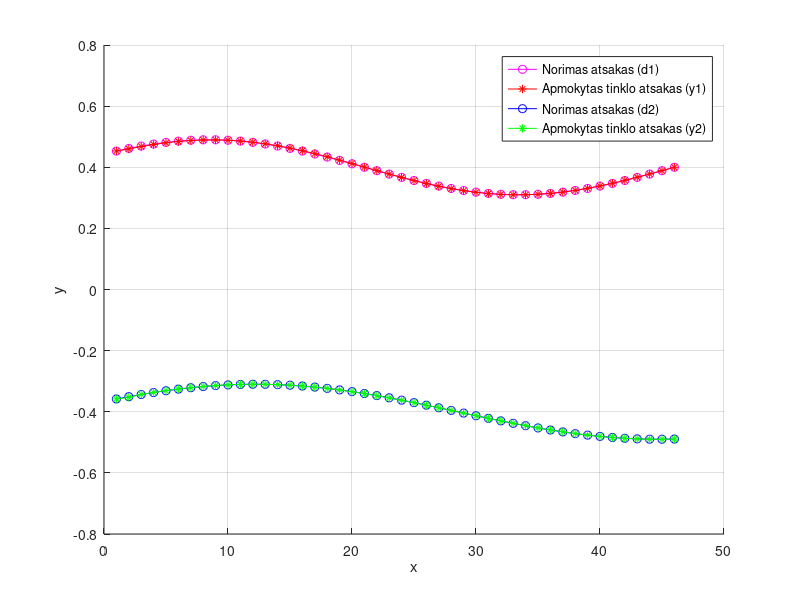
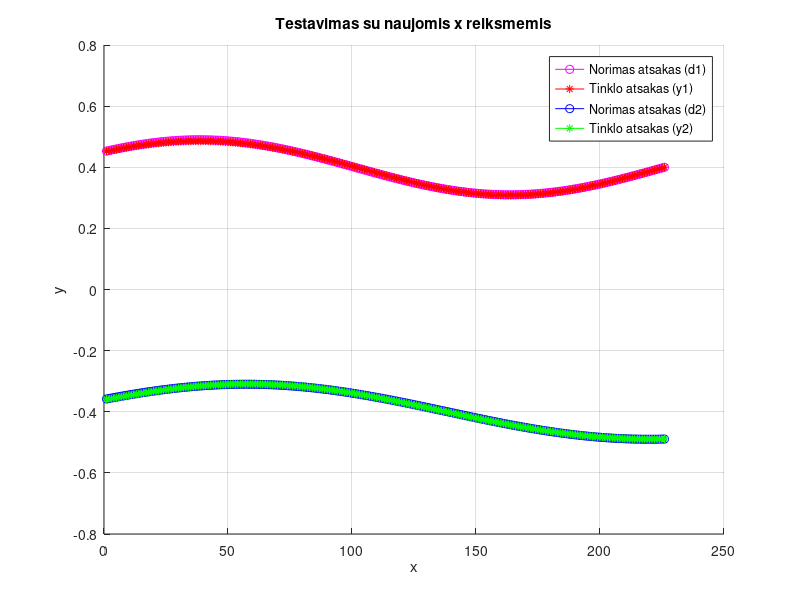

These figures' MATLAB source, in order:
clear all
clc

t=0.1:1/50:1;               % pagalbinis kintamasis
x1=sin(2*pi*t);             % 1 ivestis
x2=sin(2*pi*t/1.3);         % 2 ivestis
d1=(0.18*x1+0.8)/2;         % norimas 1 isejimo atsakas
d2=(0.3*(0.6*x2)-0.8)/2;    % norimas 2 isejimo atsakas

% pirmo sluoksnio svoriai.  w(sluoksnis)_(i neurona,is ivesties) ir b1_(neuronas)
for j = 1:3
    w1_(j,1)=randn(1);
    w1_(j,2)=randn(1);
    b1_(j)=randn(1);
end

% antro sluoksnio svoriai
w2_11=randn(1);
w2_12=randn(1);
w2_22=randn(1);
w2_23=randn(1);
b2_1=randn(1);
b2_2=randn(1);

% gristamojo rysio svoriai
w2_y1=randn(1);
w2_y2=randn(1);

%% mokymas
eta = 0.3;      % mokymo zingsnis
epoch=1000;     % epochu skaicius

for mok=1:epoch

    % y1_prev, y2_prev == y1(n-1), y2(n-1) grizatamojo rysio reiksmes
    y1_prev=0;
    y2_prev=0;

    for k=1:length(x1)
        
        %Apskaiciuojamos pirmo sluoksnio svertinos sumos
        for j = 1:3
            v1_(j)=w1_(j,1)*x1(k)+w1_(j,2)*x2(k)+b1_(j); 
            y1_(j)=v1_(j);
        end
        
        %Apskaiciuojamos antro sluoksnio svertinos sumos su gristamuoju
        %rysiu
        v2_1=y1_(1)*w2_11+y1_(2)*w2_12+y1_prev*w2_y1+b2_1;
        v2_2=y1_(2)*w2_22+y1_(3)*w2_23+y2_prev*w2_y2+b2_2;

        % tinklo isejimas
        y1(k)=tanh(v2_1);
        y2(k)=tanh(v2_2);

        % klaidos 
        e1=d1(k)-y1(k);
        e2=d2(k)-y2(k);

        %apskaiciuojami antro sluoksnio klaidos gradiantai
        % isejimo sluoksnis: delta=f(v)*e,   tanh'(v)=1-tanh(v)^2
        delta_out1=(1-tanh(v2_1)^2)*e1;
        delta_out2=(1-tanh(v2_2)^2)*e2;

        % pirmas sluoksnis: delta_j=f'(v1_j)*suma(delta_out*w2)
        % (pirmo sluoksnio aktyvacija tiesine, todel f'=1)
        delta1_1=delta_out1*w2_11;
        delta1_2=delta_out1*w2_12+delta_out2*w2_22;
        delta1_3=delta_out2*w2_23;

        %pirmo sluoksnio svoriu atnaujinimas
        w1_(1,1)=w1_(1,1)+eta*delta1_1*x1(k);
        w1_(1,2)=w1_(1,2)+eta*delta1_1*x2(k);
        b1_(1)=b1_(1)+eta*delta1_1;

        w1_(2,1)=w1_(2,1)+eta*delta1_2*x1(k);
        w1_(2,2)=w1_(2,2)+eta*delta1_2*x2(k);
        b1_(2)=b1_(2)+eta*delta1_2;

        w1_(3,1)=w1_(3,1)+eta*delta1_3*x1(k);
        w1_(3,2)=w1_(3,2)+eta*delta1_3*x2(k);
        b1_(3)=b1_(3)+eta*delta1_3;

        %antro sluoksnio svoriu atnaujinimas
        w2_11=w2_11+eta*delta_out1*y1_(1);
        w2_12=w2_12+eta*delta_out1*y1_(2);
        b2_1=b2_1+eta*delta_out1;

        w2_22=w2_22+eta*delta_out2*y1_(2);
        w2_23=w2_23+eta*delta_out2*y1_(3);
        b2_2=b2_2+eta*delta_out2;

        % gristamojo rysio svoriai (ivestis y(n-1))
        w2_y1=w2_y1+eta*delta_out1*y1_prev;
        w2_y2=w2_y2+eta*delta_out2*y2_prev;

        % atnaujinamos praeito zingsnio reiksmes kitai iteracijai
        y1_prev=y1(k);
        y2_prev=y2(k);

    end
end


% mokymo rezultatu grafikas
figure;
hold on
plot(1:length(x1), d1, 'm-o', 1:length(x1), y1, 'r*-');
plot(1:length(x2), d2, 'b-o', 1:length(x2), y2, 'g*-');
hold off
xlabel('x');
ylabel('y');
legend('Norimas atsakas (d1)', 'Apmokytas tinklo atsakas (y1)', 'Norimas atsakas (d2)', 'Apmokytas tinklo atsakas (y2)');
grid on;

%% testavimas

t_test=0.1:1/250:1;     
x1_test=sin(2*pi*t_test);
x2_test=sin(2*pi*t_test/1.3);
d1_test=(0.18*x1_test + 0.8)/2;
d2_test=(0.3*(0.6*x2_test)-0.8)/2;

% gristamojo rysio pradines reiksmes
y1_prev = 0;
y2_prev = 0;

for k = 1:length(x1_test)

    % 1 sluoksnio isejimai
    for j = 1:3
        v1_(j) = w1_(j,1)*x1_test(k) + w1_(j,2)*x2_test(k) + b1_(j);
        y1_(j)=v1_(j);
    end

    % antro sluoksnio svertines sumos su gristamuoju rysiu
    v2_1=v1_(1)*w2_11+v1_(2)*w2_12+y1_prev*w2_y1 + b2_1;
    v2_2=v1_(2)*w2_22+v1_(3)*w2_23+y2_prev*w2_y2 + b2_2;

    % tinklo isejimas
    y1_test(k)=tanh(v2_1);
    y2_test(k)=tanh(v2_2);

    % griztamasis rysys kitam zingsniui
    y1_prev = y1_test(k);
    y2_prev = y2_test(k);
end

% testavimo grafikas
figure;
hold on
plot(1:length(x1_test), d1_test, 'm-o', 1:length(x1_test), y1_test, 'r*-');
plot(1:length(x1_test), d2_test, 'b-o', 1:length(x1_test), y2_test, 'g*-');
hold off
xlabel('x');
ylabel('y');
title('Testavimas su naujomis x reiksmemis');
legend('Norimas atsakas (d1)', 'Tinklo atsakas (y1)', 'Norimas atsakas (d2)', 'Tinklo atsakas (y2)');
grid on;
